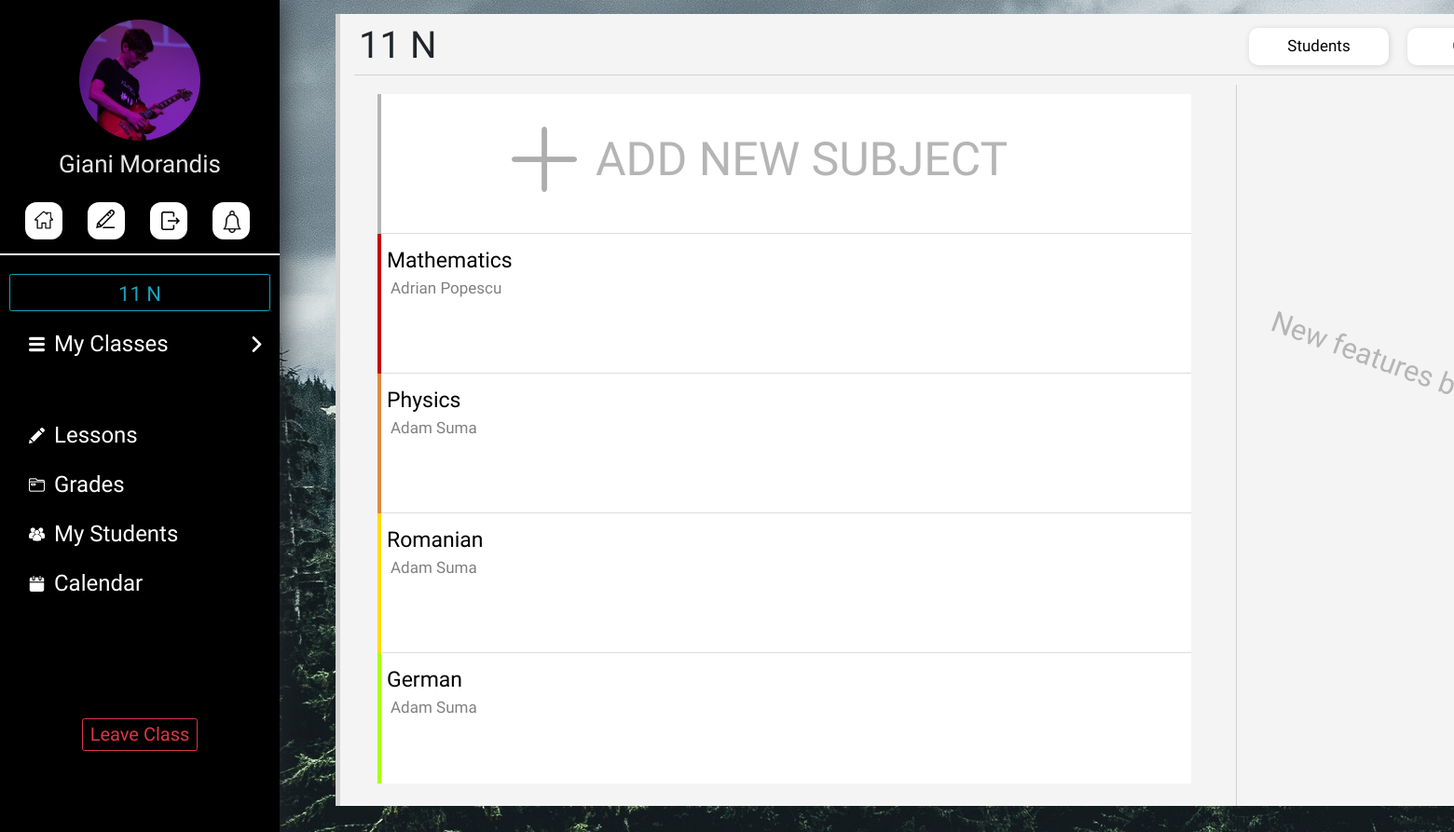
Page /welcome/teacher/main_class/ (signed in) on the committed database.
### account/models.py (models this page shows, shortened)
class Userprofile(models.Model):
    TYPE_CHOICES = (
        ('student', 'Student'),
        ('teacher', 'Teacher')
    )
    user = models.OneToOneField(User, on_delete=models.CASCADE)
    user_type = models.CharField(max_length=30, choices=TYPE_CHOICES)
    profile_picture = models.ImageField(upload_to=profile_image_path, blank=True, null=True)
    main_class = models.ForeignKey(MainClass, on_delete=models.SET_NULL, null=True, blank=True)
    id_number = models.IntegerField(blank=True, null=True)
    teaching_subject = models.CharField(max_length=100, blank=False, null=True)
    teaching_certificate = models.FileField(upload_to=certificate_file_path, blank=True, null=True)

class MainClass(models.Model):
    name = models.CharField(max_length=8)
    semester = models.IntegerField(default=1)

class SubClass(models.Model):
    name = models.CharField(max_length=20,blank=False,  null=False)
    subject = models.CharField(max_length=40, blank=True, null=True)
    teacher = models.ForeignKey(Userprofile, on_delete=models.SET_NULL, null=True)
    main_class = models.ForeignKey(MainClass, on_delete=models.CASCADE, null=False)
    color_code = models.CharField(max_length=6, default="C70000")
    def __str__(self):
        return self.main_class.name + " " + self.name

### account/views.py (the view)
@login_required
def mainclass_home(request):
    rd = handle_redirect('teacher', request.user.userprofile.user_type)
    if rd:
        return redirect('account:' + rd)
    if not request.user.userprofile.main_class:
        return redirect('account:teacher_home')
    template_name = 'account/basic_teacher/mainclass_home.html'
    return render(request, template_name)

### account/views.py (called while the page is built)
def handle_redirect(view_type, user_type):
    if view_type != user_type:
        if user_type == "student":
            return 'student_home'
        elif user_type == "teacher":
            return 'teacher_home'

### account/templates/account/basic_teacher/mainclass_home.html (shortened to what this page needs)
{% extends 'account/teacher_base.html' %}
{% block body %}
<div style="margin-left:33rem;float:left;overflow:hidden;">
    <div class="lesson-maindiv" style="border-left: 0.5rem solid lightgrey;background-color:#F4F4F4;height:85rem;">
        <h1 class="lesson-title-detail" style="float:left;">{{user.userprofile.main_class.name}}</h1>
        <div class='mainclass-topbar-button' style="width:15rem;text-align:center;border-radius:1rem;margin-right:2rem;" >
            <h1 style="font-size:17px; font-family: 'Muli', sans-serif;margin-top:0.9rem;">Grades</h1>
        </div>
        <a href="{% url 'account:mainclass_students' %}" style="text-decoration:none;color:black;">
        <div class='mainclass-topbar-button' style="width:15rem;text-align:center;border-radius:1rem;margin-right:2rem;" >
            <h1 style="font-size:17px; font-family: 'Muli', sans-serif;margin-top:0.9rem;">Students</h1>
        </div>
        </a>
        <div style="height:0.1rem; width:97%; background-color:#D2D2D2; margin-top:6.5rem; margin-left:1.5rem;"></div>
        <div style="overflow-y:auto;overflow-x:hidden;width:61.5%;height:87%; background-color:#F4F4F4;margin-left:2rem; margin-top:2rem;float:left;">
            <a href="{% url 'account:add_subclass_request' %}" style="color:black;">
                <div class="list-card-mainclass" style="border-bottom: 0.1rem solid #DCDCDC; width:95%; margin-left:2rem;">
                    <div style="background-color:#B5B5B5; width:0.4rem; height:15rem;float:left;"></div>
                    <img src="/media/extra/plus.png" style="width:7rem; height:7rem;margin-top:3.5rem;margin-left:14rem;float:left;" />
                    <h1 style="font-size:50px;font-family:'Muli', sans-serif; color:#B5B5B5; float:left;margin-top:4rem;margin-left:2rem;">ADD NEW SUBJECT</h1>
                </div>
                <div style="height:0.1rem; width:140rem;float:left;margin-bottom:-0.1rem;"></div>
            </a>
            {% for subclass in user.userprofile.main_class.subclass_set.all %}
                <a href="#" style="color:black;">
                    <div class="list-card-mainclass" style="border-bottom: 0.1rem solid #DCDCDC; width:95%; margin-left:2rem;">
                        <div style="background-color:#{{subclass.color_code}}; width:0.4rem; height:15rem;float:left;"></div>
                        <h1 class="lesson-title">{{subclass.name}}</h1>
                        <h1 class="lesson-subtitle">{{subclass.teacher.user.first_name}} {{subclass.teacher.user.last_name}}</h1>
                    </div>
                    <div style="height:0.1rem; width:140rem;float:left;margin-bottom:-0.1rem;"></div>
                </a>
            {% endfor %}
            <br>
        </div>
        <div style="float:right; width:34%; height:87%; margin-top:2rem;margin-right:2rem;">
            <h1 style="transform: rotate(+20deg);font-size:31px;font-family:'Open Sans', sans-serif; color:#B5B5B5; float:left;margin-top:30rem;margin-left:2rem;">New features being developed :)</h1>
        </div>
        <br>
    </div>
</div>
{% endblock %}

### account/templates/account/teacher_base.html (shortened to what this page needs)
<!DOCTYPE html>
<html>
<head>
	{% load static %}
		<link rel="stylesheet" href="https://maxcdn.bootstrapcdn.com/bootstrap/3.3.6/css/bootstrap.min.css" />
        <link rel="stylesheet" href="https://stackpath.bootstrapcdn.com/bootstrap/4.1.3/css/bootstrap.min.css">
		<link rel="stylesheet" type="text/css" href="{% static 'account/style.css' %}" />
<head>
<body>
    <div class="sidenav" id="sidenav">
    <center>
        {% if user.userprofile.profile_picture %}
            <img src="{{user.userprofile.profile_picture.url}}" style="width: 13rem; height:13rem; border-radius: 50%; margin-top:7%;" />
        {% else %}
            <img src="/media/extra/Steach_logo.png" style="width: 100%; float:left; margin-left:-2%;" />
            {% endif %}
            <h1 class='welcome-text' style="margin-top: 1rem; font-size:260%">{{user.first_name}} {{user.last_name}}</h1>
            <a href="{% url 'account:student_home' %}">
                <div class='home-sidebar-button' title="Home">
                    <img src="/media/extra/home.png" style="width: 2rem; height:2rem; margin-top:22%; margin-left:2%;" />
                </div>
            </a>
            <a href="{% url 'account:edit_teacher_profile'%}">
            <div class='home-sidebar-button' title="Edit Profile">
                <img src="/media/extra/pencil_black.png" style="width: 2rem; height:2rem; margin-top:20%; margin-left:-5%;" />
            </div>
            </a>
            <a href="{% url 'account:logout'%}">
            <div class='home-sidebar-button' title="Logout">
                <img src="/media/extra/exit.png" style="width: 2rem; height:2rem; margin-top:25%; margin-left: 10%;" />
            </div>
            </a>
            <a href="{% url 'account:teacher_notifications' %}">
                <div class='home-sidebar-button' style="" title="Notfications">
                    <img src="/media/extra/notification.png" style="width: 2.4rem; height:2.4rem; margin-top:22%;float:left; margin-left:0.9rem;;" />
                </div>
            </a>
            </center>
            <br>
            <div style="width:100%; height:0.2rem; background-color:white; float:left; margin-top:1.5rem;"></div>
            {% if not user.userprofile.main_class %}
                <a href="{% url 'account:add_mainclass' %}"><div class="join-class-button" style="width:27rem; height:3rem;margin-top:1.5rem;"><h1 class="welcome-text" style="color: black; margin-top: 0.3rem;font-size:20px">Create Main Class</h1></div></a>
            {% else %}
                <center>
                <a href="{% url 'account:mainclass_home'%}">
                <button class="btn btn-outline-info" style='margin-top:2rem;width:28rem; height:4rem; font-family: "Source Sans Pro", sans-serif; font-size:22px;'>{{ user.userprofile.main_class.name }}</button>
                </a>
                </center>
            {% endif %}
            {% if user.userprofile.subclass_set.all %}
            <button class="mainclass-button" style="margin-top:1rem;" id="mainclass-home" onclick="show_hide()">
                <img src="/media/extra/menu.png" style="width:17px; height:17px;float:left; margin-left:2rem;margin-top:1.1rem;"/>
                <h1 class="sidenav-element" id="sidenav-mainclass">My Classes</h1>
                <img class="arrow-right" src="/media/extra/right-arrow.png" style="width:17px; height:17px;float:right;margin-top:1.1rem;"/>
            </button>
            <br><br><br><br><br><br><br>
            <a href="{% url 'account:teacher_lessons' 0 %}">
                <button class="mainclass-button" style="border-radius: 5px 5px 5px 5px;">
                    <img src="/media/extra/test2.png" style="width:17px; height:17px;float:left; margin-left:2rem;margin-top:1.1rem;"/>
                    <h1 class="sidenav-element" id="sidenav-mainclass">Lessons</h1>
                </button>
            </a>
            <a href="{% url 'account:student_grades' 0 %}">
                <button class="mainclass-button" style="border-radius: 5px 5px 5px 5px;">
                    <img src="/media/extra/folder.png" style="width:17px; height:17px;float:left; margin-left:2rem;margin-top:1.1rem;"/>
                    <h1 class="sidenav-element" id="sidenav-mainclass">Grades</h1>
                </button>
            </a>
            <button class="mainclass-button" style="border-radius: 5px 5px 5px 5px;">
                <img src="/media/extra/teachers.png" style="width:17px; height:17px;float:left; margin-left:2rem;margin-top:1.1rem;"/>
                <h1 class="sidenav-element" id="sidenav-mainclass">My Students</h1>
            </button>
            <a href="{% url 'account:student_calendar' 0 0 %}">
            <button class="mainclass-button" style="border-radius: 5px 5px 5px 5px;">
                <img src="/media/extra/calendar.png" style="width:17px; height:17px;float:left; margin-left:2rem;margin-top:1.1rem;"/>
                <h1 class="sidenav-element" id="sidenav-mainclass">Calendar</h1>
            </button>
            </a>
            <center><button class="btn btn-outline-danger" style="height:3.5rem;margin-top:12rem;"><h1 style="font-size:20px;font-family: 'Raleway', sans-serif;">Leave Class</h1></buttton></center>
        {% endif %}
    </div>
    <div class="main-div" id="main">
    {% block body %}
    {% endblock %}
    </div>
</body>
</html>

### account/static/account/style.css (style rules this page uses)
body { background-image: url(bg-forest.jpg); background-attachment: fixed; }
.main-div { opacity: 0; transition: opacity 0.4s; }
.welcome-text { margin-top: 0rem; font-family: 'Raleway', sans-serif; font-size: 35px; color: #E7E7E7; }
.sidenav { position: fixed; height: 100%; width: 30rem; float: left; background-color: black; box-shadow: 1px 1px 30px; overflow-y: scroll; }
.home-sidebar-button { width: 4rem; height: 4rem; border-radius: 30%; background-color: white; float: left; margin-left: 9%; margin-top: 2rem; transition: background-color 0.2s; }
.mainclass-button { float: left; margin-left: 0.5rem; margin-top: 0.3rem; background-color: black; border: None; border-radius: 5px 5px 0px 0px; outline: none; color: white; width: 95%; height: 5rem; transition: background-color 0.2s; }
.sidenav-element { margin-left: 1rem; margin-right: 5rem; float: left; font-family: 'Source Sans Pro', sans-serif; font-size: 24px; margin-top: 0.5rem; }
.arrow-right { display: block; transition: display 0.2s; }
.lesson-title { font-family: 'Source Sans Pro', sans-serif; font-size: 23px; margin-top: 1.5rem; margin-left: 1rem; }
.lesson-subtitle { font-family: 'Source Sans Pro', sans-serif; font-size: 17px; color: grey; float: left; margin-left: 1rem; }
.lesson-maindiv { width: 150rem; background-color: white; border-radius: 0px 10px 10px 0px; margin-top: 1.5rem; margin-left: 3rem; overflow: hidden }
.lesson-title-detail { font-size: 40px; font-family: 'Source Sans Pro', sans-serif; float: left; margin-top: 1rem; margin-left: 2rem; }
.mainclass-topbar-button { width: 4rem; height: 4rem; border-radius: 30%; float: right; transition: background-color 0.2s; background-color: white; margin-top: 1.5rem; box-shadow: 1px 1px 6px lightgrey; }
.list-card-mainclass { height: 15rem; width: 140rem; float: left; background-color: white; transition: background-color 0.2s; }

### rows in the picture
SubClass: name "Mathematics", teacher.user.first_name "Adrian", teacher.user.last_name "Popescu"
SubClass: name "Physics", teacher.user.first_name "Adam", teacher.user.last_name "Suma"
SubClass: name "Romanian", teacher.user.first_name "Adam", teacher.user.last_name "Suma"
SubClass: name "German", teacher.user.first_name "Adam", teacher.user.last_name "Suma"

### other values in the picture
{{ user.first_name }} "Giani"
{{ user.last_name }} "Morandis"
{{ user.userprofile.main_class.name }} "11 N"
